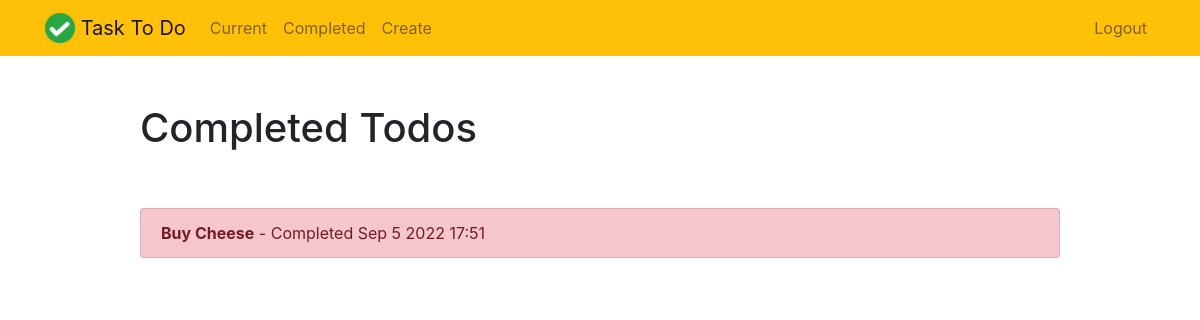
Before: /completed/ (signed in) with the older database file.
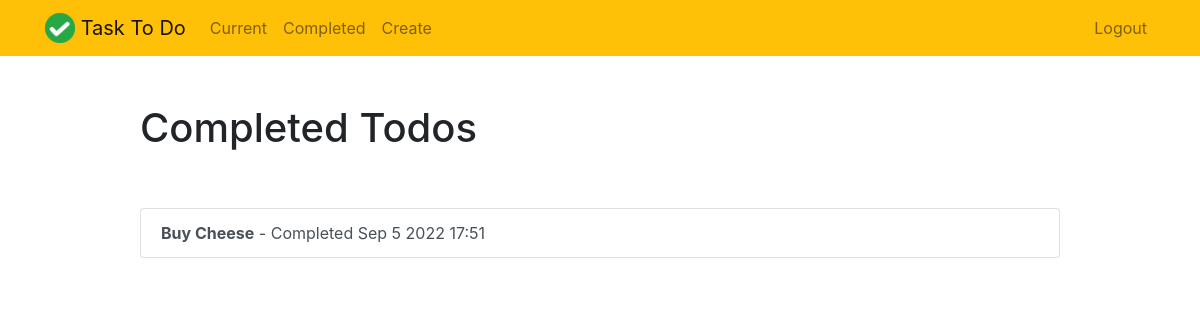
After: the same page with the newer database file.
### todo/models.py (models this page shows, shortened)
class Todo(models.Model):
    title = models.CharField(max_length=100)
    memo = models.TextField(blank=True)
    created = models.DateTimeField(auto_now_add=True)
    datecompleted = models.DateTimeField(null=True, blank=True)
    important = models.BooleanField(default=False)
    user = models.ForeignKey(User, on_delete=models.CASCADE)

### todo/views.py (the view)
# urls.py: path('completed/', views.completedtodos, name='completedtodos'),
@login_required
def completedtodos(req):
    todos = Todo.objects.filter(
        user=req.user, datecompleted__isnull=False).order_by('-datecompleted')
    return render(req, 'todo/completedtodos.html', {'todos': todos})

### todo/templates/todo/completedtodos.html
{% extends "todo/base.html" %}
{% block content %}
    <div class="row justify-content-center mt-5">
        <div class="col-md-10">
            <h1>Completed Todos</h1>
        </div>
    </div>
    <div class="row justify-content-center mt-5">
        <div class="col-md-10">
            <div class="list-group">
                {% for todo in todos %}
                    <a href="{% url 'viewtodo' todo.id %}" class="list-group-item list-group-item-action{% if todo.important %} list-group-item-danger{% endif %}"><b>{{ todo.title }}</b> - Completed {{ todo.datecompleted|date:'M j Y H:i' }}</a>
                {% endfor %}
            </div>
        </div>
    </div>
{% endblock %}

Changed rows visible on the page:
changed Todo "Buy Cheese": important True → False (drawn)
